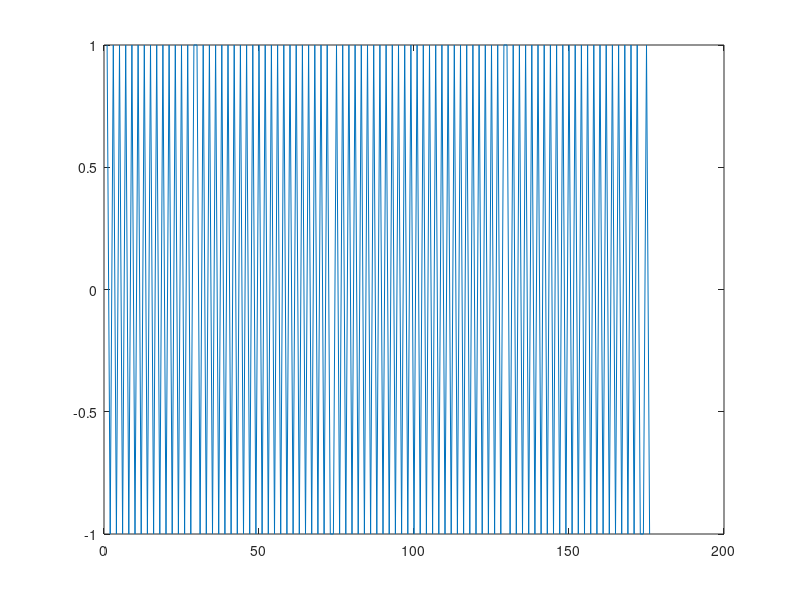

Write MATLAB code to recreate this figure.
close all; clear all; clc;
Fs = 8000;
accum = 0;
step = pi/4;
delta = 100;
n = 0:pi/delta:2*pi-pi/4;
% n = 0:1/Fs:0.01;
f = 1000;
y = sin(n);

% make gain larger, like ~10k
sq = zeros(1, length(y));

for i=1:length(y)
    if abs(y(i)) >= accum
        accum = accum + step;
        sq(i) = 1;
    else 
        accum = accum - step;
        sq(i) = -1;
    end
end

plot(sq)

